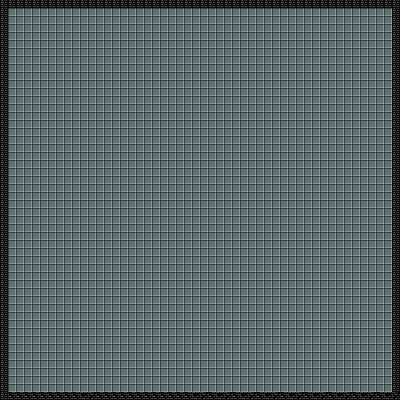

Rendered tile map (Tiled .tmx) drawn with the repository's tilesets; below, a short description and the map source with its tile grids summarised:
An orthogonal 50x50 tile map with 8x8 px tiles, 2 tile layers (floor, walls), 2 tilesets.

<map version="1.9" tiledversion="1.9.2" orientation="orthogonal" renderorder="right-down" width="50" height="50" tilewidth="8" tileheight="8" infinite="0" nextlayerid="8" nextobjectid="1">
 <tileset firstgid="1" source="../../graphics/Minifantasy_DungeonFloorTiles.tsx" />
 <tileset firstgid="15" source="../../graphics/Minifantasy_DungeonWallTiles.tsx" />
 <layer id="1" name="floor" width="50" height="50">
  <data>[2500 cells, 2500 non-empty, 1 distinct tile ids]</data>
 </layer>
 <layer id="2" name="walls" width="50" height="50">
  <data>[2500 cells, 196 non-empty, 4 distinct tile ids]</data>
 </layer>
 <objectgroup id="3" name="objects" />
</map>
